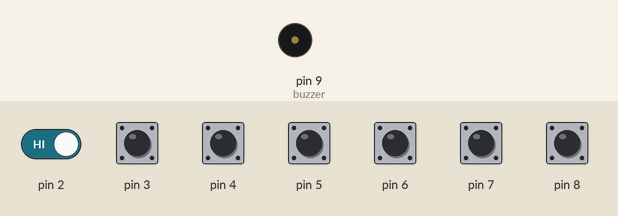
Bench run of a sketch on a simulated Arduino Uno, built with avr-gcc and run on an emulated ATmega328P. Parts: buzzer (waves = sounding). Inputs (shaded band) come from the test bench; at power-on: pin 2–8 HIGH.

Above: at 1.2 s.
1.3 s: pin 2 driven LOW
At 2.3 s:
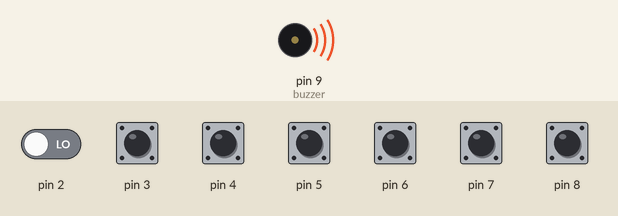
Timing chart, 0 to 4.3 s (numbered marks = the images above; inputs shaded):
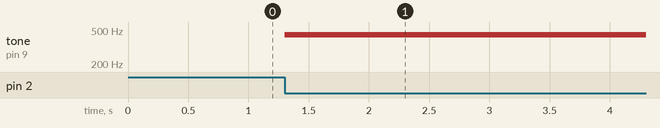

The sketch:

Teclado_com_buzzer.ino
```cpp
int buzzer = 9;

void setup()
{
  pinMode(buzzer,OUTPUT);

  for(int i=2;i<=8;i++)
  {
    pinMode(i,INPUT);
  }
}

void loop()
{

  int tempo=100;

  if(!digitalRead(2)) //Lá
  {
    tone(buzzer,440,tempo);
  }

  if(!digitalRead(3)) //Si
  {
    tone(buzzer,495,tempo);
  }

  if(!digitalRead(4)) //Dó
  {
    tone(buzzer,528,tempo);
  }

  if(!digitalRead(5)) //Ré
  {
    tone(buzzer,594,tempo);
  }

  if(!digitalRead(6)) //Mi
  {
    tone(buzzer,660,tempo);
  }

  if(!digitalRead(7)) //Fá
  {
    tone(buzzer,698,tempo);
  }

  if(!digitalRead(8)) // Sol
  {
    tone(buzzer,783,tempo);
  }

}
```

Measured:
- after the input at 1.3 s, tone on pin 9 (buzzer): silent → 440 Hz at once
